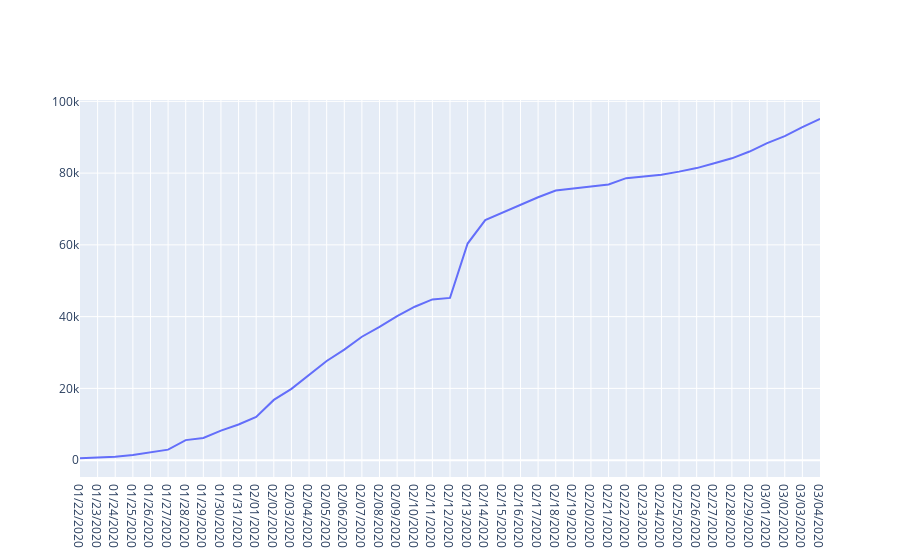

The notebook cell this image was saved under:
### Code cell
import plotly.graph_objs as go
from plotly.offline import download_plotlyjs, init_notebook_mode, plot, iplot
init_notebook_mode(connected=True)

iplot([{"x": df['ObservationDate'], "y": df['Confirmed']}])

### Figure 1 — Plotly figure (JSON) as saved in the notebook; plotly's stock layout.template omitted (floating-point values rounded to 4 significant figures)
{"data": [{"type": "scatter", "x": ["01/22/2020", "01/23/2020", "01/24/2020", "01/25/2020", "01/26/2020", "01/27/2020", "01/28/2020", "01/29/2020", "01/30/2020", "01/31/2020", "02/01/2020", "02/02/2020", "02/03/2020", "02/04/2020", "02/05/2020", "02/06/2020", "02/07/2020", "02/08/2020", "02/09/2020", "02/10/2020", "02/11/2020", "02/12/2020", "02/13/2020", "02/14/2020", "02/15/2020", "02/16/2020", "02/17/2020", "02/18/2020", "02/19/2020", "02/20/2020", "02/21/2020", "02/22/2020", "02/23/2020", "02/24/2020", "02/25/2020", "02/26/2020", "02/27/2020", "02/28/2020", "02/29/2020", "03/01/2020", "03/02/2020", "03/03/2020", "03/04/2020"], "y": [555, 653, 941, 1438, 2118, 2927, 5578, 6165, 8235, 9925, 12038, 16787, 19881, 23892, 27636, 30818, 34392, 37121, 40151, 42763, 44803, 45222, 60370, 66887, 69032, 71226, 73260, 75138, 75641, 76199, 76843, 78599, 78985, 79570, 80415, 81397, 82756, 84124, 86013, 88371, 90309, 92844, 95124]}], "layout": {"autosize": true, "xaxis": {"autorange": true, "range": [0, 42], "type": "category"}, "yaxis": {"autorange": true, "range": [-4699.0, 100400.0], "type": "linear"}}}
